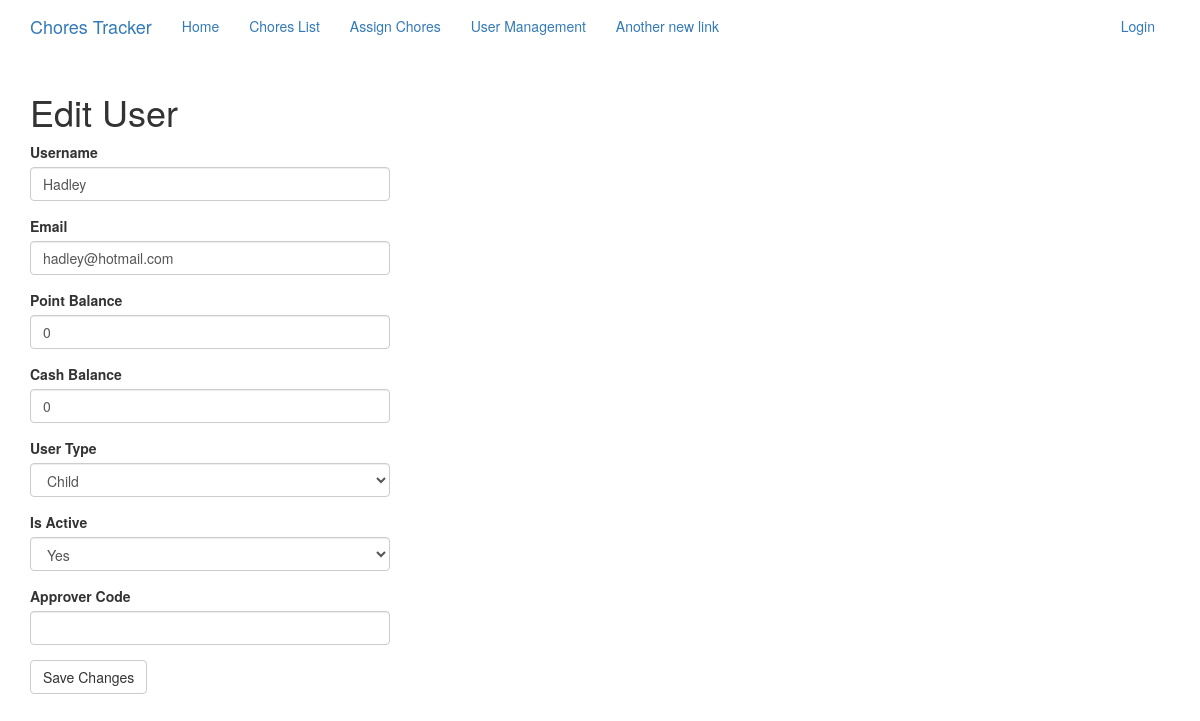
The page /users/2/edit on the database as committed earlier.
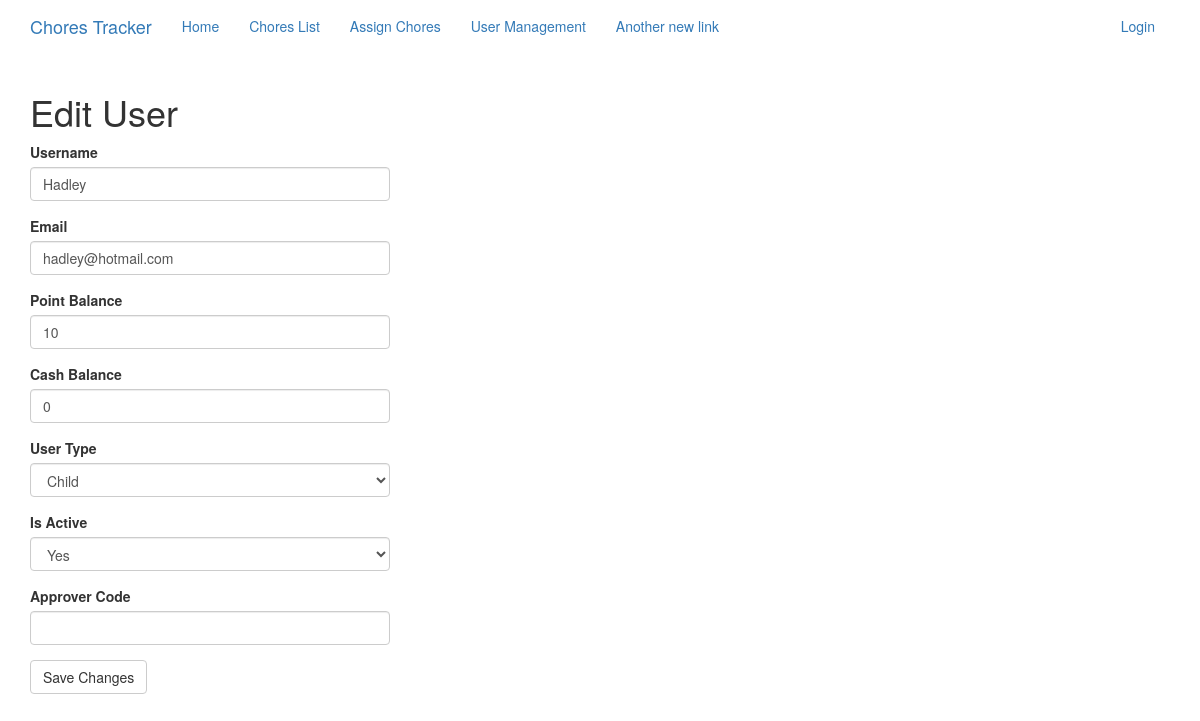
The same page on the database as committed later.
### app/models.py (models this page shows, shortened)
class User(UserMixin, db.Model):
    id = db.Column(db.Integer, primary_key=True)
    username = db.Column(db.String(64), index=True, unique=True)
    email = db.Column(db.String(120), index=True, unique=True)
    password_hash = db.Column(db.String(128))
    user_type = db.Column(db.String(20))  # Parent, Child, Friend
    point_balance = db.Column(db.Integer, default=0)
    cash_balance = db.Column(db.Integer, default=0)
    assigned_chores = db.relationship('ChoreAssignments', backref='assigned_to')
    created_chores = db.relationship('ChoreList', backref='created_by')
    is_active = db.Column(db.String(3), default='Yes')
    approval_code = db.Column(db.Integer, default=0)

### app/routes.py (the view, shortened to what this page needs)
@app.route('/users/<id>/edit', methods=['GET', 'POST'])  # TODO finish this. add form, save changes etc
def user_edit(id=None):
    user = User.query.filter_by(id=id).first()
    form = EditUserForm(obj=user)
    print(form.errors)
    return render_template('edit_user.html', title='User Management', form=form)

### app/forms.py
class EditUserForm(FlaskForm):
    username = StringField('Username', validators=[DataRequired()])
    email = StringField('Email', validators=[DataRequired(), Email()])
    point_balance = IntegerField('Point Balance', validators=[DataRequired()])
    cash_balance = IntegerField('Cash Balance', validators=[DataRequired()])
    user_type = SelectField('User Type', validators=[DataRequired()], choices=['Parent', 'Child', 'Friend'])
    is_active = SelectField('Is Active', validators=[DataRequired()], choices=['Yes', 'No'])
    approval_code = IntegerField('Approver Code', validators=[DataRequired()])
    submit = SubmitField('Save Changes')

### app/templates/edit_user.html
{% extends 'base.html' %}
{% import 'bootstrap/wtf.html' as wtf %}
{% block app_content %}
    <h1>Edit User</h1>
    <div class="row">
        <div class="col-md-4">
            {{ wtf.quick_form(form) }}
        </div>
    </div>
{% endblock %}

Rows that differ between the two databases and show on the page:
changed User "Hadley": point_balance "0" → "10"
